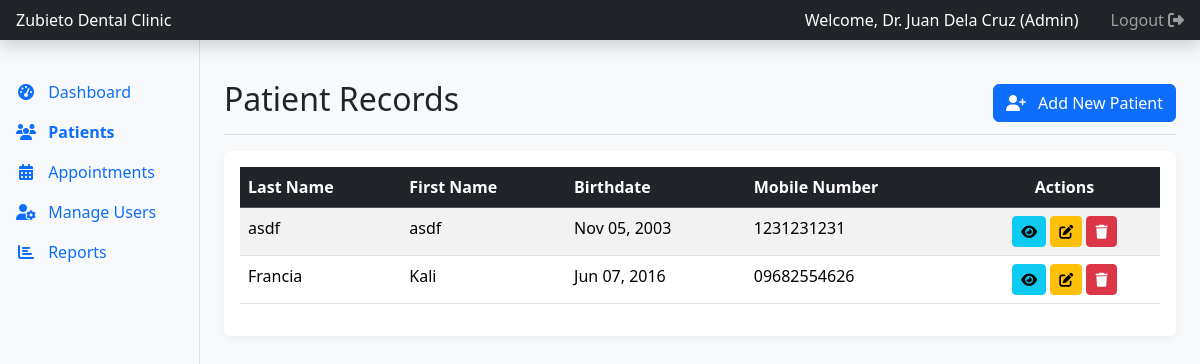
Screenshot of /admin/patients.php (signed in) with the database file from the repository.
### tables this page shows
CREATE TABLE `patients` (
  `patient_id` int(11) NOT NULL,
  `last_name` varchar(100) NOT NULL,
  `first_name` varchar(100) NOT NULL,
  `middle_name` varchar(100) DEFAULT NULL,
  `nickname` varchar(100) DEFAULT NULL,
  `birthdate` date NOT NULL,
  `age` int(11) NOT NULL,
  `gender` enum('M','F') NOT NULL,
  `civil_status` varchar(50) NOT NULL,
  `nationality` varchar(100) NOT NULL,
  `religion` varchar(100) DEFAULT NULL,
  `occupation` varchar(150) DEFAULT NULL,
  `address` text NOT NULL,
  `mobile_no` varchar(20) NOT NULL,
  `parent_guardian_name` varchar(255) DEFAULT NULL COMMENT 'For minors',
  `parent_guardian_occupation` varchar(150) DEFAULT NULL,
  `chief_complaint` text NOT NULL,
  `history_of_present_illness` text NOT NULL,
  `previous_dentist` varchar(255) DEFAULT NULL,
  `last_dental_visit` date DEFAULT NULL,
  `procedures_done_perio` tinyint(1) DEFAULT 0,
  `procedures_done_resto` tinyint(1) DEFAULT 0,
  `procedures_done_os` tinyint(1) DEFAULT 0,
  `procedures_done_prostho` tinyint(1) DEFAULT 0,
  `procedures_done_endo` tinyint(1) DEFAULT 0,
  `procedures_done_ortho` tinyint(1) DEFAULT 0,
  `procedures_done_others_specify` text DEFAULT NULL,
  `complications` text DEFAULT NULL,
  `physician_name` varchar(255) DEFAULT NULL,
  `physician_address` text DEFAULT NULL,
  `physician_phone` varchar(20) DEFAULT NULL,
  `last_physical_exam` date DEFAULT NULL,
  `blood_pressure` varchar(50) DEFAULT NULL,
  `respiratory_rate` varchar(50) DEFAULT NULL,
  `pulse_rate` varchar(50) DEFAULT NULL,
  `temperature` varchar(50) DEFAULT NULL,
  `registration_date` timestamp NOT NULL DEFAULT current_timestamp()
);

### admin/patients.php (the view, shortened to what this page needs)
<?php
require 'includes/header.php';
require '../includes/db_connect.php';
$sql = "SELECT patient_id, last_name, first_name, birthdate, mobile_no FROM patients ORDER BY last_name, first_name";
$result = $conn->query($sql);
?>
<div class="d-flex justify-content-between flex-wrap flex-md-nowrap align-items-center pt-3 pb-2 mb-3 border-bottom">
    <h1 class="h2">Patient Records</h1>
    <a href="patient_add.php" class="btn btn-primary"><i class="fas fa-user-plus me-2"></i> Add New Patient</a>
</div>
<div class="card">
    <div class="card-body">
        <table id="patientsTable" class="table table-striped table-hover">
            <thead class="table-dark">
                <tr>
                    <th>Last Name</th>
                    <th>First Name</th>
                    <th>Birthdate</th>
                    <th>Mobile Number</th>
                    <th class="text-center">Actions</th>
                </tr>
            </thead>
            <tbody>
                <?php if ($result && $result->num_rows > 0): ?>
                    <?php while($patient = $result->fetch_assoc()): ?>
                        <tr>
                            <td><?php echo htmlspecialchars($patient['last_name']); ?></td>
                            <td><?php echo htmlspecialchars($patient['first_name']); ?></td>
                            <td><?php echo date('M d, Y', strtotime($patient['birthdate'])); ?></td>
                            <td><?php echo htmlspecialchars($patient['mobile_no']); ?></td>
                            <td class="text-center">
                                <a href="patient_view.php?id=<?php echo $patient['patient_id']; ?>" class="btn btn-info btn-sm" title="View"><i class="fas fa-eye"></i></a>
                                <a href="patient_edit.php?id=<?php echo $patient['patient_id']; ?>" class="btn btn-warning btn-sm" title="Edit"><i class="fas fa-edit"></i></a>
                                <button type="button" class="btn btn-danger btn-sm deleteBtn"
                                        data-bs-toggle="modal"
                                        data-bs-target="#deletePatientModal"
                                        data-patient-id="<?php echo $patient['patient_id']; ?>"
                                        data-patient-name="<?php echo htmlspecialchars($patient['first_name'] . ' ' . $patient['last_name']); ?>"
                                        title="Delete">
                                    <i class="fas fa-trash"></i>
                                </button>
                            </td>
                        </tr>
                    <?php endwhile; ?>
                <?php endif; ?>
            </tbody>
        </table>
    </div>
</div>
<?php
require 'includes/footer.php';
?>

### admin/includes/header.php (style rules this page uses)
body { background-color: #f8f9fa; }
.card { border: none; box-shadow: 0 4px 8px rgba(0,0,0,0.05); }

### rows the page displays
patients: last_name "asdf", first_name "asdf", birthdate "Nov 05, 2003", mobile_no "1231231231"
patients: last_name "Francia", first_name "Kali", birthdate "Jun 07, 2016", mobile_no "09682554626"

### other values shown
$_SESSION['full_name'] "Dr. Juan Dela Cruz"
$_SESSION['role'] "Admin"
